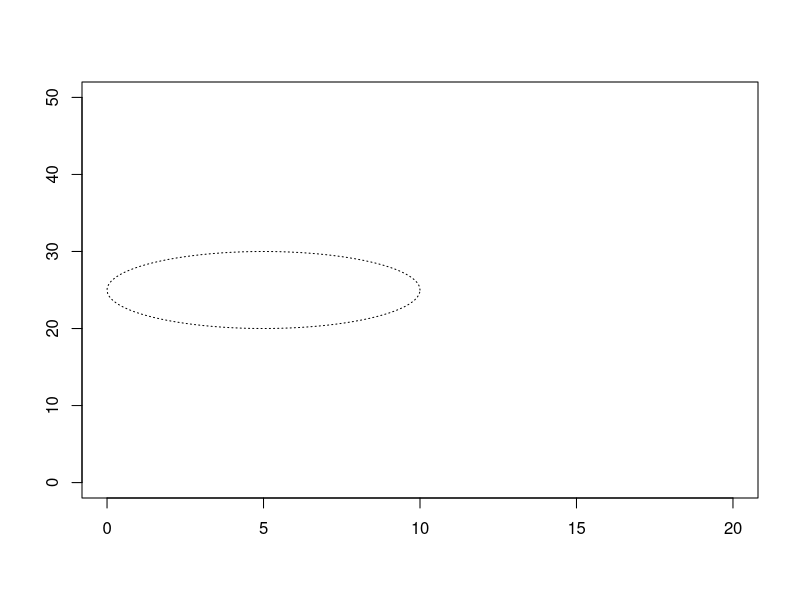
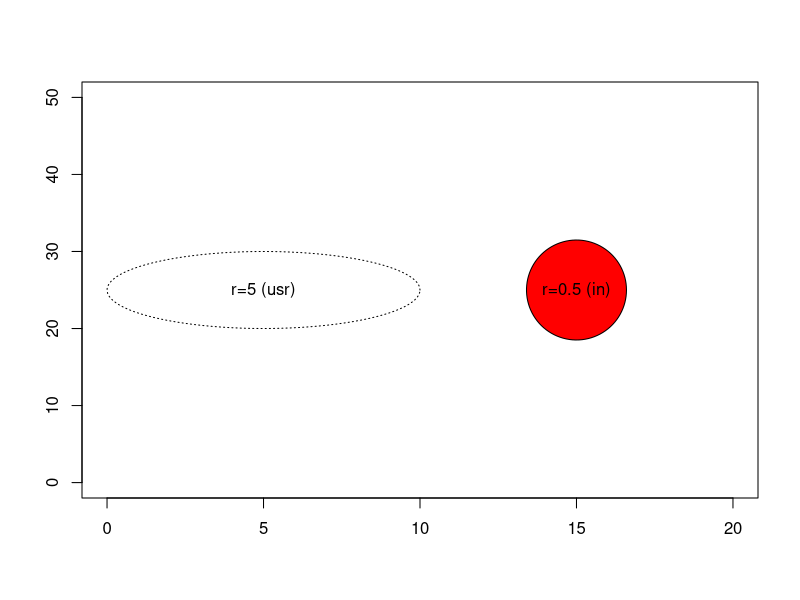
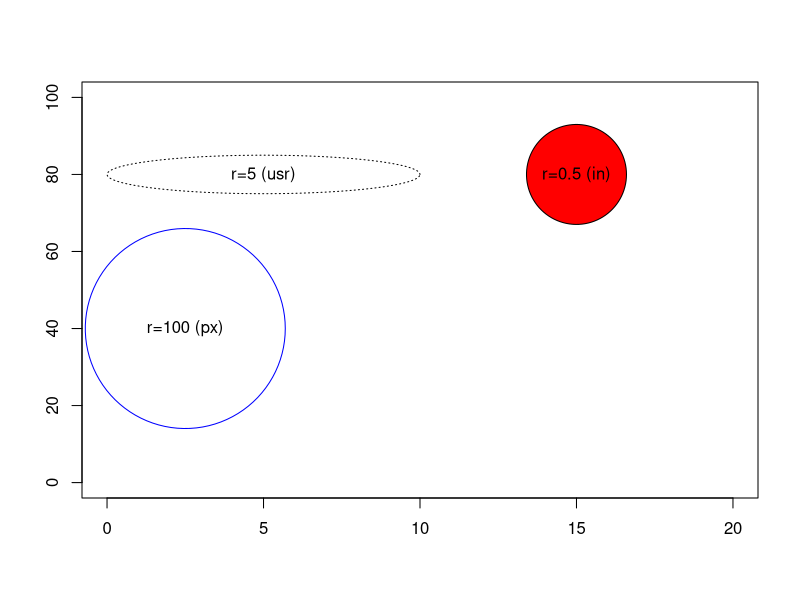
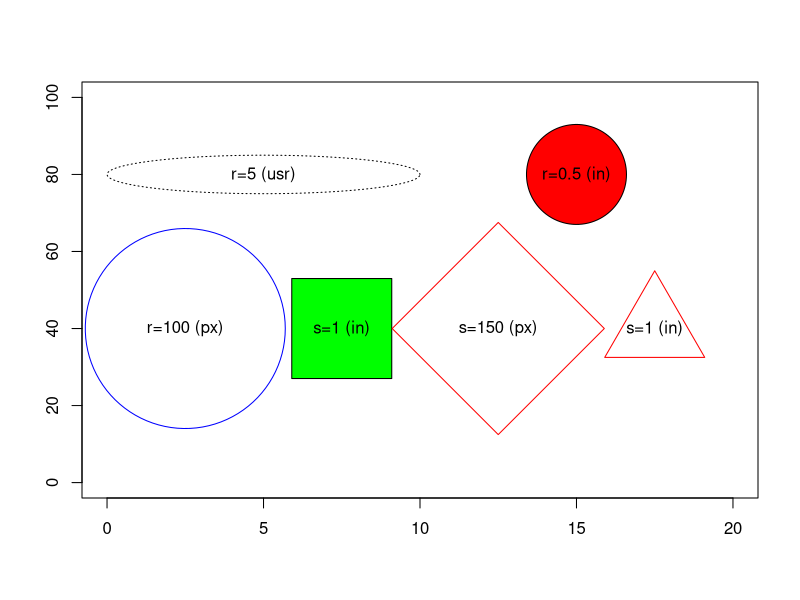
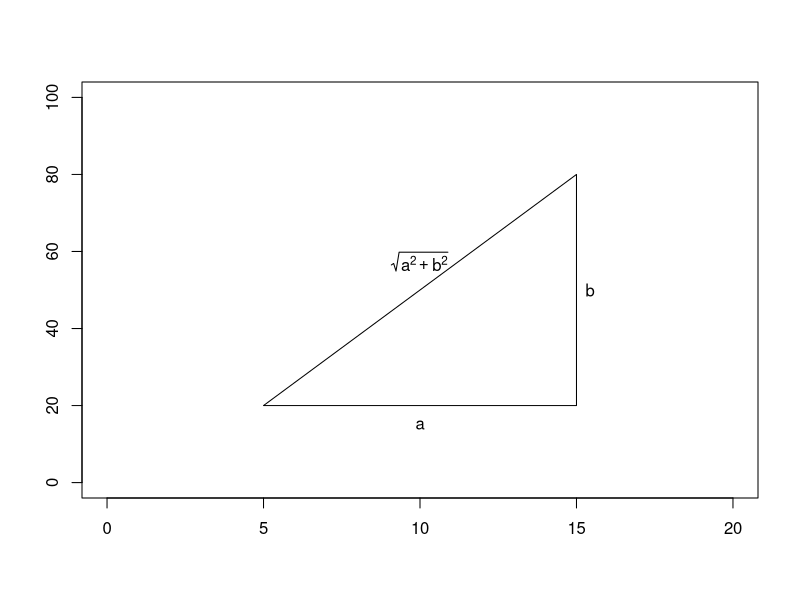
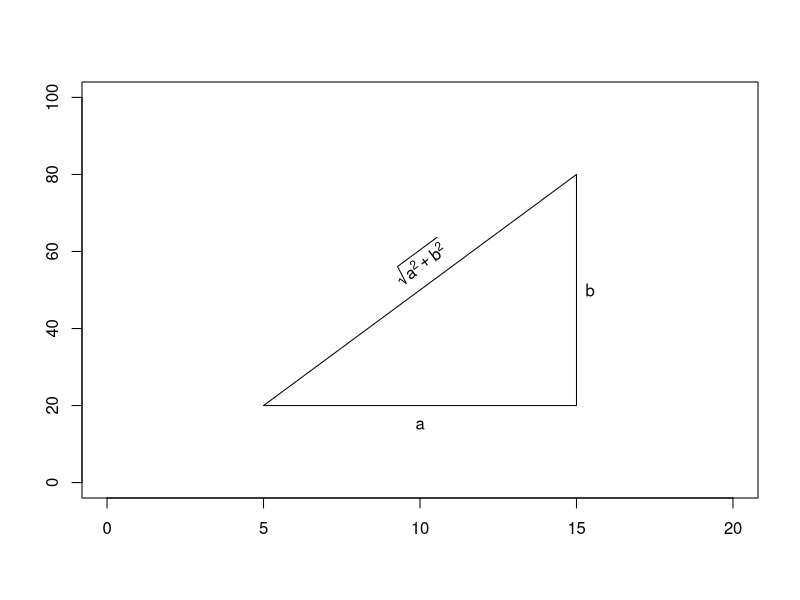

The R source for these figures, in order:
## ---- chunk 1
draw.circle <- function(x0, y0, r, ...) {
  # draw a circle of radius r centered at x0, y0
  pi.seq <- seq(0, 2*pi, length=100)
  x.circle <- x0 + r * cos(pi.seq)
  y.circle <- y0 + r * sin(pi.seq)
  polygon(x.circle, y.circle, ...)
}
plot(0, 0, xlim=c(0, 20), ylim=c(0, 50), type="n", xlab=" ", ylab=" ")
draw.circle(5, 25, 5, lty="dotted")
text(5, 80, "r=5 (usr)")
dv <- dev.size()
ma <- par("mai")
us <- par("usr")
## ---- chunk 2
draw.circle <- function(x0, y0, r, adjust.units=function() {list(x=1, y=1)}, ...) {
  # draw a circle of radius r centered at x0, y0
  # with an adjustment in the horizontal and vertical dimensions
  # The default adjustment is no adjustment
  pi.seq <- seq(0, 2*pi, length=100)
  adj <- adjust.units()
  x.circle <- x0 + adj$x * r * cos(pi.seq)
  y.circle <- y0 + adj$y * r * sin(pi.seq)
  polygon(x.circle, y.circle, ...)
}

convert_to_inches <- function() {
  # This funciton adjusts from user coordinates to inches.
  # There is a short-cut: ratio <- par("cxy") / par("cin")

  # Range of the plotting region in user coordinates
  plot.range.usr <- c(par("usr")[2] - par("usr")[1], par("usr")[4] - par("usr")[3])
  if (verbose) cat("\nThe range of the plotting region is", plot.range.usr, "in user coordinates")
  
  # Range of the plotting region in inches
  plot.range.in <- par("pin")
  if (verbose) cat("\nThe range of the plotting region is", plot.range.in, "in inches")
  
  # Number of inches per user coordinate
  ratio <- plot.range.usr / plot.range.in
  if (verbose) cat("\nThere are", ratio, "user coordinates per inch")
  return(list(x=ratio[1], y=ratio[2]))
}

plot(0, 0, xlim=c(0, 20), ylim=c(0, 50), type="n", xlab=" ", ylab=" ")
draw.circle( 5, 25, 5, lty="dotted")
text( 5, 25, "r=5 (usr)")
verbose <- TRUE
draw.circle(15, 25, 0.5, convert_to_inches, col="red")
text(15, 25, "r=0.5 (in)")
## ---- chunk 3
convert_to_pixels <- function() {
  # This funciton adjusts from user coordinates to pixels.
  # There is a short-cut: ratio <- par("cxy") / par("cra")

  # Range of the plotting region in user coordinates
  plot.range.usr <- c(par("usr")[2] - par("usr")[1], par("usr")[4] - par("usr")[3])
  if (verbose) cat("\nThe range of the plotting region is", plot.range.usr, "in user coordinates")
  
  # Ratio of pixels to inch
  pixels.per.inch <- dev.size(units="px") / dev.size(units="in")
  if (verbose) cat("\nThere are", pixels.per.inch, "pixels per inch")

  # Range of the plotting region in inches
  plot.range.px <- par("pin") * pixels.per.inch
  if (verbose) cat("\nThe range of the plotting region is", plot.range.px, "in pixels")
  
  # Number of inches per user coordinate
  ratio <- plot.range.usr / plot.range.px
  if (verbose) cat("\nThere are", ratio, "user coordinates per pixel")
  return(list(x=ratio[1], y=ratio[2]))
}

plot(0, 0, xlim=c(0, 20), ylim=c(0, 100), type="n", xlab=" ", ylab=" ")
draw.circle( 5, 80, 5, lty="dotted")
text( 5, 80, "r=5 (usr)")
verbose <- FALSE
draw.circle(15, 80, 0.5, convert_to_inches, col="red")
text(15, 80, "r=0.5 (in)")
verbose <- TRUE
draw.circle( 2.5, 40, 100, convert_to_pixels, border="blue")
text( 2.5, 40, "r=100 (px)")
## ---- chunk 4
draw.square <- function(x0, y0, s, adjust.units=function() {list(x=1, y=1)}, ...) {
  # draw a circle of radius r centered at x0, y0
  # with an adjustment in the horizontal and vertical dimensions
  # The default adjustment is no adjustment
  pi.seq <- c(1, 3, 5, 7) * pi/4
  adj <- adjust.units()
  x.circle <- x0 + adj$x * s * cos(pi.seq) / sqrt(2)
  y.circle <- y0 + adj$y * s * sin(pi.seq) / sqrt(2)
  polygon(x.circle, y.circle, ...)
}

draw.diamond <- function(x0, y0, s, adjust.units=function() {list(x=1, y=1)}, ...) {
  # draw a circle of radius r centered at x0, y0
  # with an adjustment in the horizontal and vertical dimensions
  # The default adjustment is no adjustment
  pi.seq <- (0:3) * pi/2
  adj <- adjust.units()
  x.circle <- x0 + adj$x * s * cos(pi.seq) / sqrt(2)
  y.circle <- y0 + adj$y * s * sin(pi.seq) / sqrt(2)
  polygon(x.circle, y.circle, ...)
}

draw.triangle <- function(x0, y0, s, adjust.units=function() {list(x=1, y=1)}, ...) {
  # draw a circle of radius r centered at x0, y0
  # with an adjustment in the horizontal and vertical dimensions
  # The default adjustment is no adjustment
  pi.seq <- pi/2 + (0:2) * 2*pi/3
  adj <- adjust.units()
  x.circle <- x0 + adj$x * s * cos(pi.seq) * sqrt(1/3)
  y.circle <- y0 + adj$y * s * sin(pi.seq) * sqrt(1/3)
  polygon(x.circle, y.circle, ...)
}

plot(0, 0, xlim=c(0, 20), ylim=c(0, 100), type="n", xlab=" ", ylab=" ")
draw.circle( 5, 80, 5, lty="dotted")
text( 5, 80, "r=5 (usr)")
verbose <- FALSE
draw.circle(15, 80, 0.5, convert_to_inches, col="red")
text(15, 80, "r=0.5 (in)")
draw.circle( 2.5, 40, 100, convert_to_pixels, border="blue")
text( 2.5, 40, "r=100 (px)")
draw.square(7.5, 40, 1, convert_to_inches, col="green")
text(7.5, 40, "s=1 (in)")
draw.diamond(12.5, 40, 150, convert_to_pixels, border="red")
text(12.5, 40, "s=150 (px)")
draw.triangle(17.5, 40, 1, convert_to_inches, border="red")
text(17.5, 40, "s=1 (in)")
## ---- chunk 5
plot(0, 0, xlim=c(0, 20), ylim=c(0, 100), type="n", xlab=" ", ylab=" ")
lines(x=c(5, 15, 15, 5), y=c(20, 20, 80, 20))
text(10, 20-1.5*strheight("a", units="user"), "a")
text(15+1.5*strwidth("b"), 50, "b")
ctext <- expression(sqrt(a^2+b^2))
text(10, 50+1.5*strheight(ctext), ctext)
## ---- chunk 6
plot(0, 0, xlim=c(0, 20), ylim=c(0, 100), type="n", xlab=" ", ylab=" ")
lines(x=c(5, 15, 15, 5), y=c(20, 20, 80, 20))
text(10, 20-1.5*strheight("a", units="user"), "a")
text(15+1.5*strwidth("b"), 50, "b")
delta.x <- 15-5
delta.y <- 80-20
adj <- convert_to_inches()
print(adj)
hyp.angle <- atan2(delta.y/adj$y, delta.x/adj$x) * 180 / pi
print(hyp.angle)
ctext <- expression(sqrt(a^2+b^2))
text(10, 50+1.5*strheight(ctext), ctext, srt=hyp.angle)
